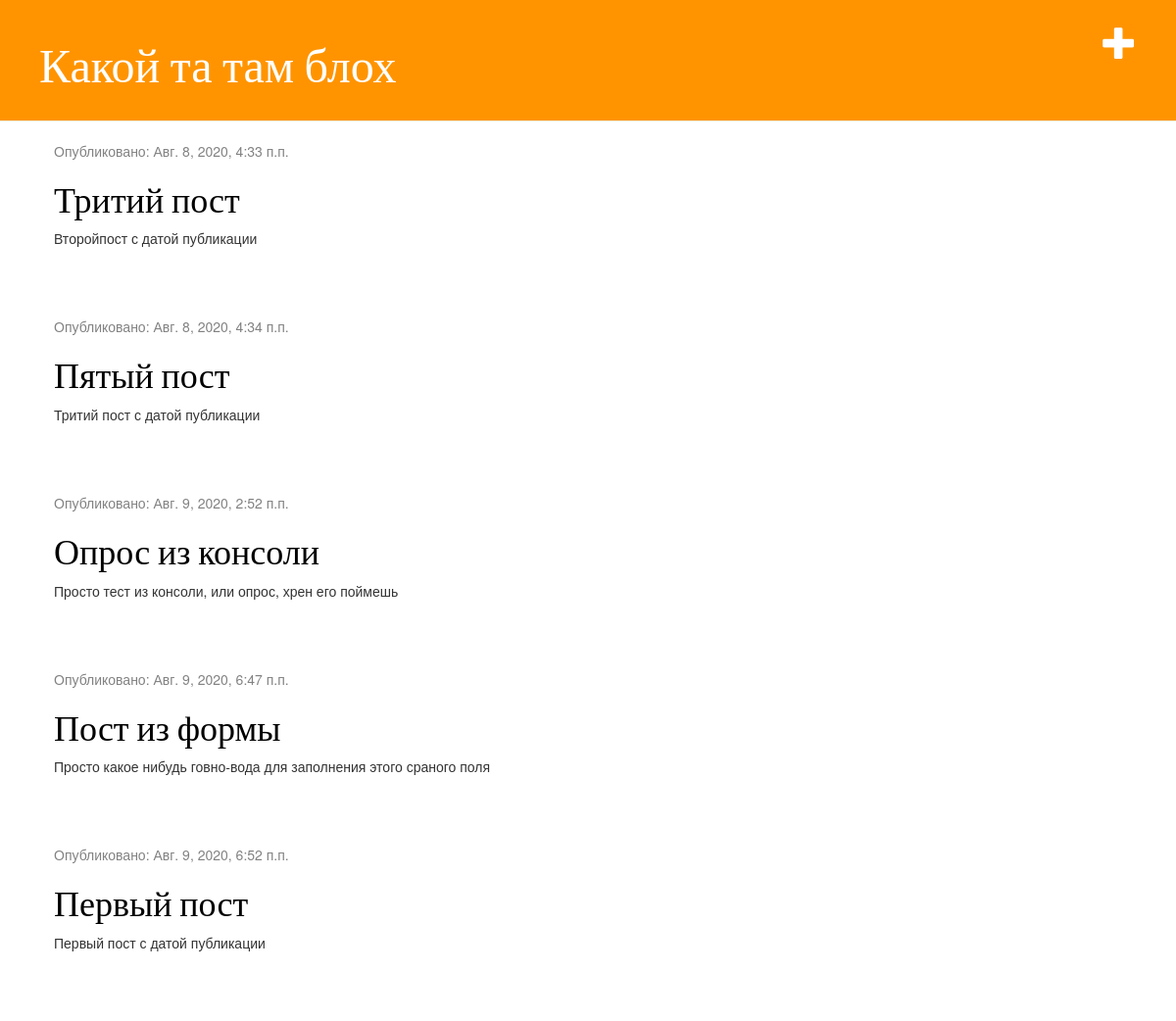
The app's page / (signed in) with its own data.
### blog/models.py (models this page shows, shortened)
class Post(models.Model):
    author = models.ForeignKey(settings.AUTH_USER_MODEL, on_delete=models.CASCADE)
    title = models.CharField(max_length=200)
    text = models.TextField()
    created_date = models.DateTimeField(default=timezone.now)
    published_date = models.DateTimeField(blank=True, null=True)

### blog/views.py (the view)
# urls.py: path('', views.post_list, name='post_list'),
def post_list(request):
    posts = Post.objects.filter(published_date__lte=timezone.now()).order_by('published_date')
    return render(request, 'blog/post_list.html', {'posts': posts})

### blog/templates/blog/post_list.html
{% extends 'blog/base.html' %}
{% block content %}
    {% for post in posts %}
    <div class="post">
        <div class="date">
            <p>Опубликовано: {{ post.published_date }}</p>
        </div>
        <h1><a href="{% url 'post_detail' pk=post.pk %}">{{ post.title }}</a></h1>
        <p>{{ post.text|linebreaksbr }}</p>
    </div>
    {% endfor %}
{% endblock %}

### blog/static/css/blog.css (style rules this page uses)
h1, h2, h3, h4 { font-family: 'Lobster', cursive; }
.date { color: #828282; }
.post { margin-bottom: 70px; }
.post h1 a, .post h1 a:visited { color: #000000; }

### records on screen
Post: published_date "Авг. 8, 2020, 4:33 п.п.", title "Тритий пост", text "Второйпост с датой публикации"
Post: published_date "Авг. 8, 2020, 4:34 п.п.", title "Пятый пост", text "Тритий пост с датой публикации"
Post: published_date "Авг. 9, 2020, 2:52 п.п.", title "Опрос из консоли", text "Просто тест из консоли, или опрос, хрен его поймешь"
Post: published_date "Авг. 9, 2020, 6:47 п.п.", title "Пост из формы", text "Просто какое нибудь говно-вода для заполнения этого сраного поля"
Post: published_date "Авг. 9, 2020, 6:52 п.п.", title "Первый пост", text "Первый пост с датой публикации"
